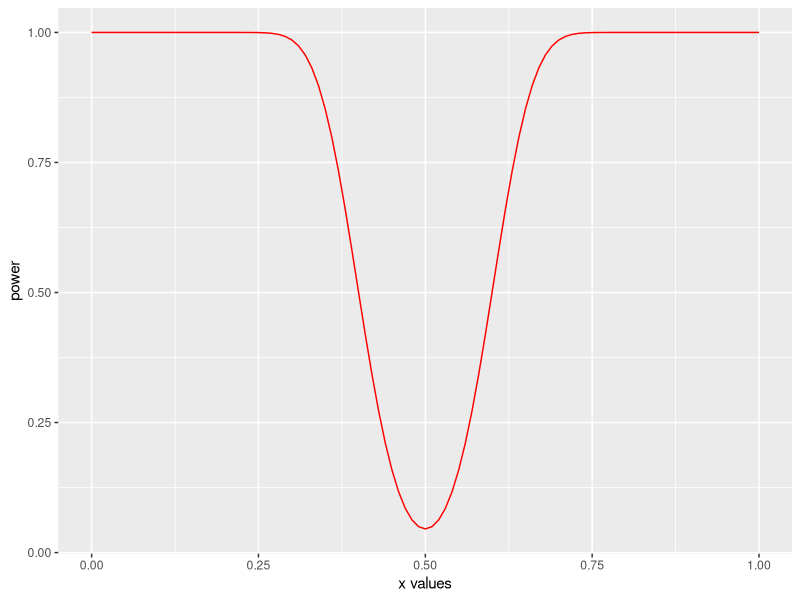

R code for this plot:
## ---- chunk 1
#Graph of power p
library(ggplot2)
f=function(x)
{
  1 - ( pnorm(60, mean=100*x, sd=sqrt(100*x*(1-x))) -pnorm(40, mean=100*x, sd=sqrt(100*x*(1-x))) )
}

ggplot(data.frame(x=seq(0,1,by=0.1)),aes(x))+stat_function(fun=f, geom="line",col='red')+xlab("x values")+ylab("power")

